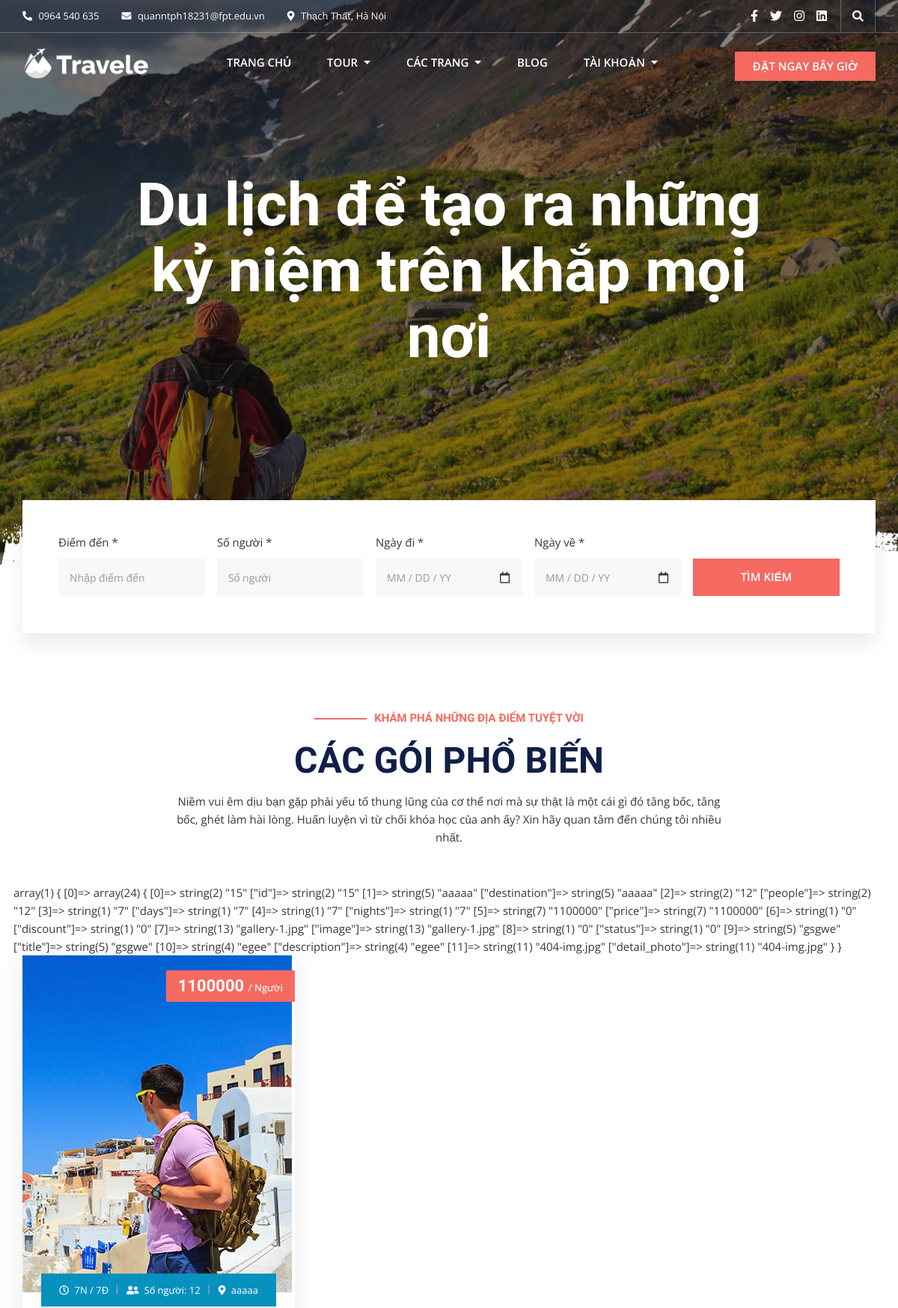
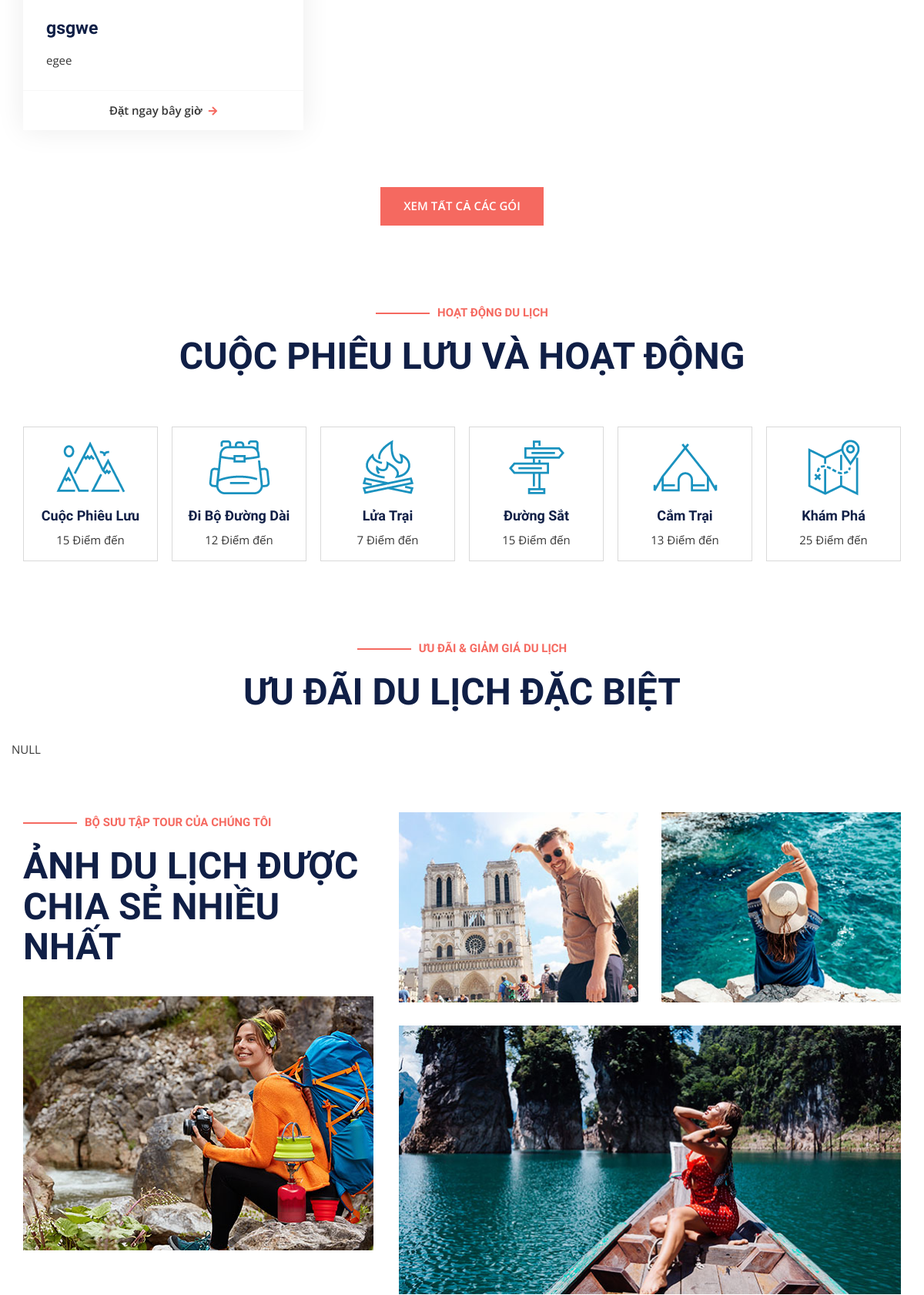
The page / (upper part) on the database its author committed (2 pictures, top to bottom).
### tables this page shows
CREATE TABLE `tours` (
  `id` int(11) NOT NULL,
  `destination` varchar(225) NOT NULL,
  `people` int(11) NOT NULL,
  `days` int(11) NOT NULL,
  `nights` int(11) NOT NULL,
  `price` int(11) NOT NULL,
  `discount` int(11) NOT NULL,
  `image` varchar(225) NOT NULL,
  `status` int(11) NOT NULL DEFAULT 0,
  `title` varchar(225) NOT NULL,
  `description` varchar(250) DEFAULT NULL,
  `detail_photo` varchar(225) NOT NULL
);

### business/homepage/homepage.php (called while the page is built, shortened)
<?php
function load_tour(){
    $sql = "SELECT * FROM tours WHERE status=0 and discount=0 LIMIT 3";
    $tours = executeQuery($sql,true);
    include_once './views/homepage/layouts/home.php';
}
function load_tour_discount(){
    include_once './views/homepage/layouts/home.php';
}
?>

### dao/system_dao.php (called while the page is built, shortened)
<?php
    function get_connect(){
        $connect = new PDO("mysql:host=127.0.0.1;dbname=duan1;charset=utf8","root","");
        return $connect;
    }
    function executeQuery($sql, $getAll = true){
        $connect = get_connect();
        $stmt = $connect->prepare($sql);
        $stmt->execute();
        $data = $stmt->fetchAll();
        if($getAll){
            return $data;
        }else{
            if(count($data) > 0){
                return $data[0];
            }
        }
    }
?>

### views/homepage/layouts/home.php (the view, shortened to what this page needs)
<!doctype html>
<html lang="en">
<head>
      <?php include_once "./views/homepage/layouts/style.php" ?>
</head>
<body class="home">
   <div id="page" class="full-page">
      <header id="masthead" class="site-header header-primary">
         <?php
            include_once "./views/homepage/layouts/top-header.php";
            include_once "./views/homepage/layouts/bottom-header.php"
          ?>
      </header>
      <main id="content" class="site-main">
         <section class="home-slider-section">
            <div class="home-slider">
               <div class="home-banner-items">
                  <div class="banner-inner-wrap" style="background-image: url(<?=HOME_ASSESTS?>/images/inner-banner.jpg);"></div>
                     <div class="banner-content-wrap">
                        <div class="container">
                           <div class="banner-content text-center">
                              <h3 class="banner-title">Du lịch để tạo ra những kỷ niệm trên khắp mọi nơi</h3>
                           </div>
                        </div>
                     </div>
                  <div class="overlay"></div>
               </div>
            </div>
         </section>
         <div class="trip-search-section shape-search-section">
            <div class="container">
               <div class="trip-search-inner white-bg d-flex">
                  <div class="input-group">
                     <label> Điểm đến *</label>
                     <input type="text" name="s" placeholder="Nhập điểm đến">
                  </div>
                  <div class="input-group">
                     <label> Số người *</label>
                     <input type="text" name="s" placeholder="Số người">
                  </div>
                  <div class="input-group width-col-3">
                     <label> Ngày đi *</label>
                     <i class="far fa-calendar"></i>
                     <input class="input-date-picker" type="text" name="s" placeholder="MM / DD / YY" autocomplete="off" readonly="readonly">
                  </div>
                  <div class="input-group width-col-3">
                     <label> Ngày về *</label>
                     <i class="far fa-calendar"></i>
                     <input class="input-date-picker" type="text" name="s" placeholder="MM / DD / YY" autocomplete="off" readonly="readonly">
                  </div>
                  <div class="input-group width-col-3">
                     <input type="submit" name="travel-search" value="TÌM KIẾM">
                  </div>
               </div>
            </div>
         </div>
         <section class="package-section">
            <div class="container">
               <div class="section-heading text-center">
                  <div class="row">
                     <div class="col-lg-8 offset-lg-2">
                        <h5 class="dash-style">KHÁM PHÁ NHỮNG ĐỊA ĐIỂM TUYỆT VỜI</h5>
                        <h2>CÁC GÓI PHỔ BIẾN</h2>
                        <p>Niềm vui êm dịu bạn gặp phải yếu tố thung lũng của cơ thể nơi mà sự thật là một cái gì đó tâng bốc, tâng bốc, ghét làm hài lòng. Huấn luyện vì từ chối khóa học của anh ấy? Xin hãy quan tâm đến chúng tôi nhiều nhất.</p>
                     </div>
                  </div>
               </div>
               <div class="package-inner">
                  <div class="row">
                  <div><?php var_dump($tours) ?></div>
                     <?php foreach($tours as $t): ?>
                        <div class="col-lg-4 col-md-6">
                           <div class="package-wrap" style="box-shadow: 0px 0px 35px 0px rgba(0, 0, 0, 0.08);">
                              <figure class="feature-image">
                                 <a href="<?=BASE_URL?>tour-detail&&id=<?=$t['id']?>">
                                    <img src="<?=PUBLIC_HOME_ASSETS?><?=$t['image']?>" alt="">
                                 </a>
                              </figure>
                              <div class="package-price">
                                 <h6>
                                    <span><?=$t['price']?> </span> / Người
                                 </h6>
                              </div>
                              <div class="package-content-wrap">
                                 <div class="package-meta text-center">
                                    <ul>
                                       <li>
                                          <i class="far fa-clock"></i>
                                          <?=$t['days']?>N / <?=$t['nights']?>Đ
                                       </li>
                                       <li>
                                          <i class="fas fa-user-friends"></i>
                                          Số người: <?=$t['people']?>
                                       </li>
                                       <li>
                                          <i class="fas fa-map-marker-alt"></i>
                                          <?=$t['destination']?>
                                       </li>
                                    </ul>
                                 </div>
                                 <div class="package-content">
                                    <h3>
                                       <a href="<?=BASE_URL?>tour-detail&&id=<?=$t['id']?>"><?=$t['title']?></a>
                                    </h3>
                                    <p><?=$t['description'] ?></p>
                                    <div class="btn-wrap">
                                       <a href="#" class="button-text width-12">Đặt ngay bây giờ<i class="fas fa-arrow-right"></i></a>
                                    </div>
                                 </div>
                              </div>
                           </div>
                        </div>
                     <?php endforeach ?>
                  </div>
                  <div class="btn-wrap text-center">
                     <a href="<?=BASE_URL?>tour-packages" class="button-primary">XEM TẤT CẢ CÁC GÓI</a>
                  </div>
               </div>
            </div>
         </section>
         <section class="activity-section">
            <div class="container">
               <div class="section-heading text-center">
                  <div class="row">
                     <div class="col-lg-8 offset-lg-2">
                        <h5 class="dash-style">HOẠT ĐỘNG DU LỊCH</h5>
                        <h2>CUỘC PHIÊU LƯU VÀ HOẠT ĐỘNG</h2>
                     </div>
                  </div>
               </div>
               <div class="activity-inner row">
                  <div class="col-lg-2 col-md-4 col-sm-6">
                     <div class="activity-item">
                        <div class="activity-icon">
                           <a href="#">
                              <img src="<?=HOME_ASSESTS?>/images/icon6.png" alt="">
                           </a>
                        </div>
                        <div class="activity-content">
                           <h4>
                              <a href="#">Cuộc Phiêu Lưu</a>
                           </h4>
                           <p>15 Điểm đến</p>
                        </div>
                     </div>
                  </div>
                  <div class="col-lg-2 col-md-4 col-sm-6">
                     <div class="activity-item">
                        <div class="activity-icon">
                           <a href="#">
                              <img src="<?=HOME_ASSESTS?>/images/icon10.png" alt="">
                           </a>
                        </div>
                        <div class="activity-content">
                           <h4>
                              <a href="#">Đi Bộ Đường Dài</a>
                           </h4>
                           <p>12 Điểm đến</p>
                        </div>
                     </div>
                  </div>
                  <div class="col-lg-2 col-md-4 col-sm-6">
                     <div class="activity-item">
                        <div class="activity-icon">
                           <a href="#">
                              <img src="<?=HOME_ASSESTS?>/images/icon9.png" alt="">
                           </a>
                        </div>
                        <div class="activity-content">
                           <h4>
                              <a href="#">Lửa Trại</a>
                           </h4>
                           <p>7 Điểm đến</p>
                        </div>
                     </div>
                  </div>
                  <div class="col-lg-2 col-md-4 col-sm-6">
                     <div class="activity-item">
                        <div class="activity-icon">
                           <a href="#">
                              <img src="<?=HOME_ASSESTS?>/images/icon8.png" alt="">
                           </a>
                        </div>
                        <div class="activity-content">
                           <h4>
                              <a href="#">Đường Sắt</a>
                           </h4>
                           <p>15 Điểm đến</p>
                        </div>
                     </div>
                  </div>
                  <div class="col-lg-2 col-md-4 col-sm-6">
                     <div class="activity-item">
                        <div class="activity-icon">
                           <a href="#">
                              <img src="<?=HOME_ASSESTS?>/images/icon7.png" alt="">
                           </a>
                        </div>
                        <div class="activity-content">
                           <h4>
                              <a href="#">Cắm Trại</a>
                           </h4>
                           <p>13 Điểm đến</p>
                        </div>
                     </div>
                  </div>
                  <div class="col-lg-2 col-md-4 col-sm-6">
                     <div class="activity-item">
                        <div class="activity-icon">
                           <a href="#">
                              <img src="<?=HOME_ASSESTS?>/images/icon11.png" alt="">
                           </a>
                        </div>
                        <div class="activity-content">
                           <h4>
                              <a href="#">Khám Phá</a>
                           </h4>
                           <p>25 Điểm đến</p>
                        </div>
                     </div>
                  </div>
               </div>
            </div>
         </section>
         <section class="special-section">
            <div class="container">
               <div class="section-heading text-center">
                  <div class="row">
                     <div class="col-lg-8 offset-lg-2">
                        <h5 class="dash-style">ƯU ĐÃI & GIẢM GIÁ DU LỊCH</h5>
                        <h2>ƯU ĐÃI DU LỊCH ĐẶC BIỆT</h2>
                     </div>
                  </div>
               </div>
               <div class="special-inner">
                  <div class="row">
                     <div><?php var_dump($tours_discount) ?></div>
                  </div>
               </div>
            </div>
         </section>
         <section class="best-section">
            <div class="container">
               <div class="row">
                  <div class="col-lg-5">
                     <div class="section-heading">
                        <h5 class="dash-style">BỘ SƯU TẬP TOUR CỦA CHÚNG TÔI</h5>
                        <h2>ẢNH DU LỊCH ĐƯỢC CHIA SẺ NHIỀU NHẤT </h2>
                     </div>
                     <figure class="gallery-img">
                        <img src="<?=HOME_ASSESTS?>/images/img12.jpg" alt="">
                     </figure>
                  </div>
                  <div class="col-lg-7">
                     <div class="row">
                        <div class="col-sm-6">
                           <figure class="gallery-img">
                              <img src="<?=HOME_ASSESTS?>/images/img13.jpg" alt="">
                           </figure>
                        </div>
                        <div class="col-sm-6">
                           <figure class="gallery-img">
                              <img src="<?=HOME_ASSESTS?>/images/img14.jpg" alt="">
                           </figure>
                        </div>
                     </div>
                     <div class="row">
                        <div class="col-12">
                           <figure class="gallery-img">
                              <img src="<?=HOME_ASSESTS?>/images/img15.jpg" alt="">
                           </figure>
                        </div>
                     </div>
                  </div>
               </div>
            </div>
         </section>
      </main>
   </div>
</body>
</html>

### rows shown on the page
tours: image (picture), price "1100000", days "7", nights "7", people "12", destination "aaaaa", title "gsgwe", description "egee"
